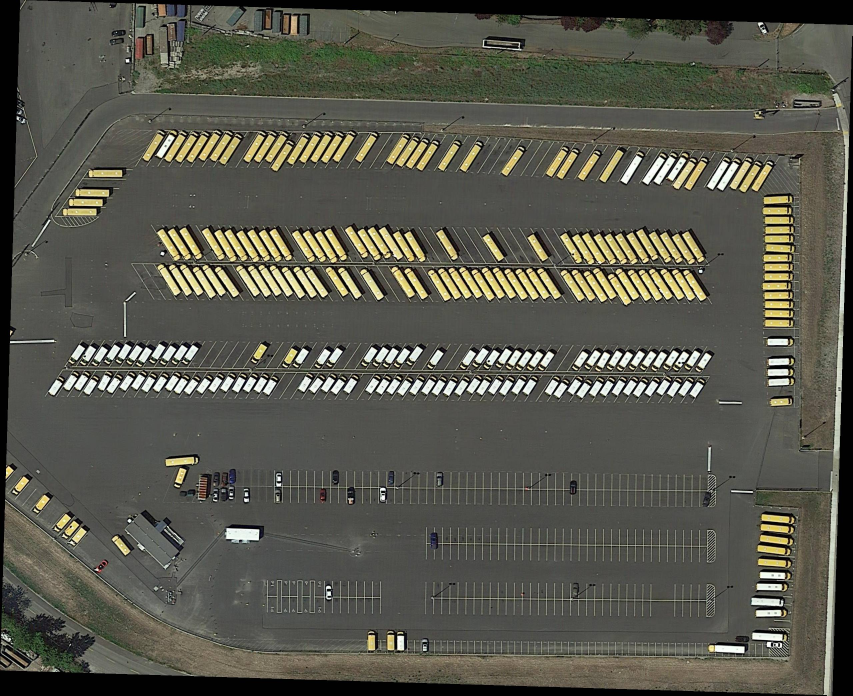
#> input picture datasets/DOTAv1-vehicles/images/train/P0002.jpg, 2557 x 2086 px (shown at 1/3 size)
$ python parking_extractor.py ../../datasets/DOTAv1-vehicles/images/train/P0002.jpg
#> lines starting #> are read from the running program, lines starting #| are printed output that depends on the picture; after the words box and inside, x2 and y2 are one past the last pixel; in counts of white or black regions, pixels touching at a corner belong together
import os
import numpy as np
from PIL import Image

def create_color_mask(image_path):
    """
    Creates a binary mask where pixels with RGBA(238,238,238,255) are white and everything else is black.

    Args:
        image_path: Path to the input image

    Returns:
        Saves the mask image in the same folder with '_mask' suffix
    """
    # Load the image with PIL
    img = Image.open(image_path)
#> img is the input picture: PIL image 2557x2086 RGB; mean R, G, B 87.7, 87.4, 76.7

    # Convert to RGBA if it's not already
    if img.mode != 'RGBA':
        img = img.convert('RGBA')
#> img: PIL image 2557x2086 RGBA

    # Convert to numpy array for easier processing
    img_array = np.array(img)

    # Target color to find (R=238, G=238, B=238, A=255)
    target_color = np.array([238, 238, 238, 255])

    # Create mask where all values match the target color (255 for match, 0 for non-match)
    # All 4 channels must match
    mask = np.all(img_array == target_color, axis=2).astype(np.uint8) * 255
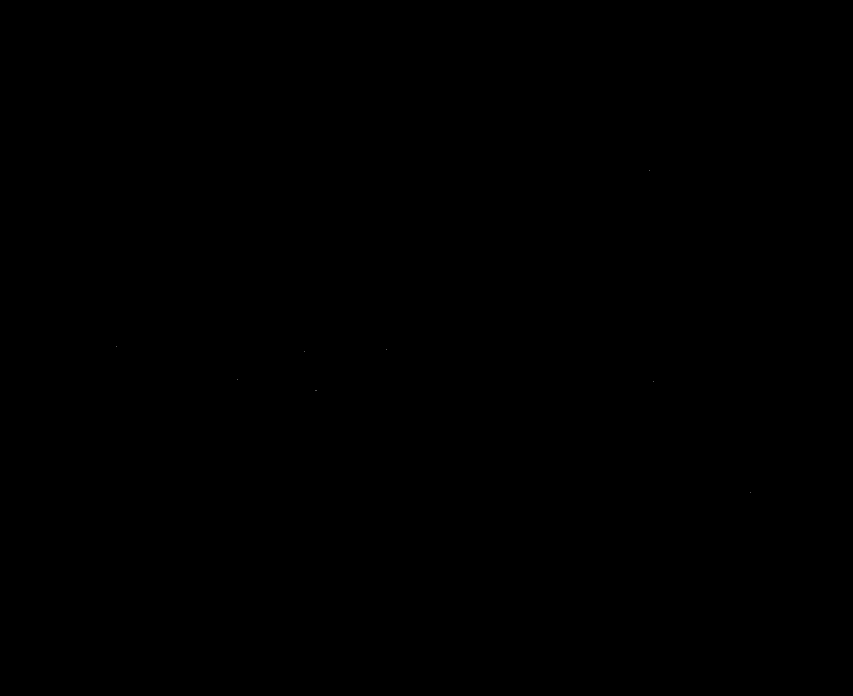
#> mask: shape (2086, 2557) (shown at 1/3 size); 0% white in thin lines or dots, all inside (x1, y1, x2, y2) = (349, 511, 2253, 1478)

    # Create mask image
    mask_img = Image.fromarray(mask, mode='L')  # 'L' mode for 8-bit grayscale

    # Construct output filename with _mask suffix
    base_name = os.path.splitext(image_path)[0]
    mask_path = f"{base_name}_mask{os.path.splitext(image_path)[1]}"

    # Save the mask image
    mask_img.save(mask_path)

    print(f"Mask saved to: {mask_path}")
    return mask_path

if __name__ == "__main__":
    import sys

    if len(sys.argv) < 2:
        print("Usage: python create_mask.py <image_path>")
        sys.exit(1)

    image_path = sys.argv[1]
    create_color_mask(image_path)
